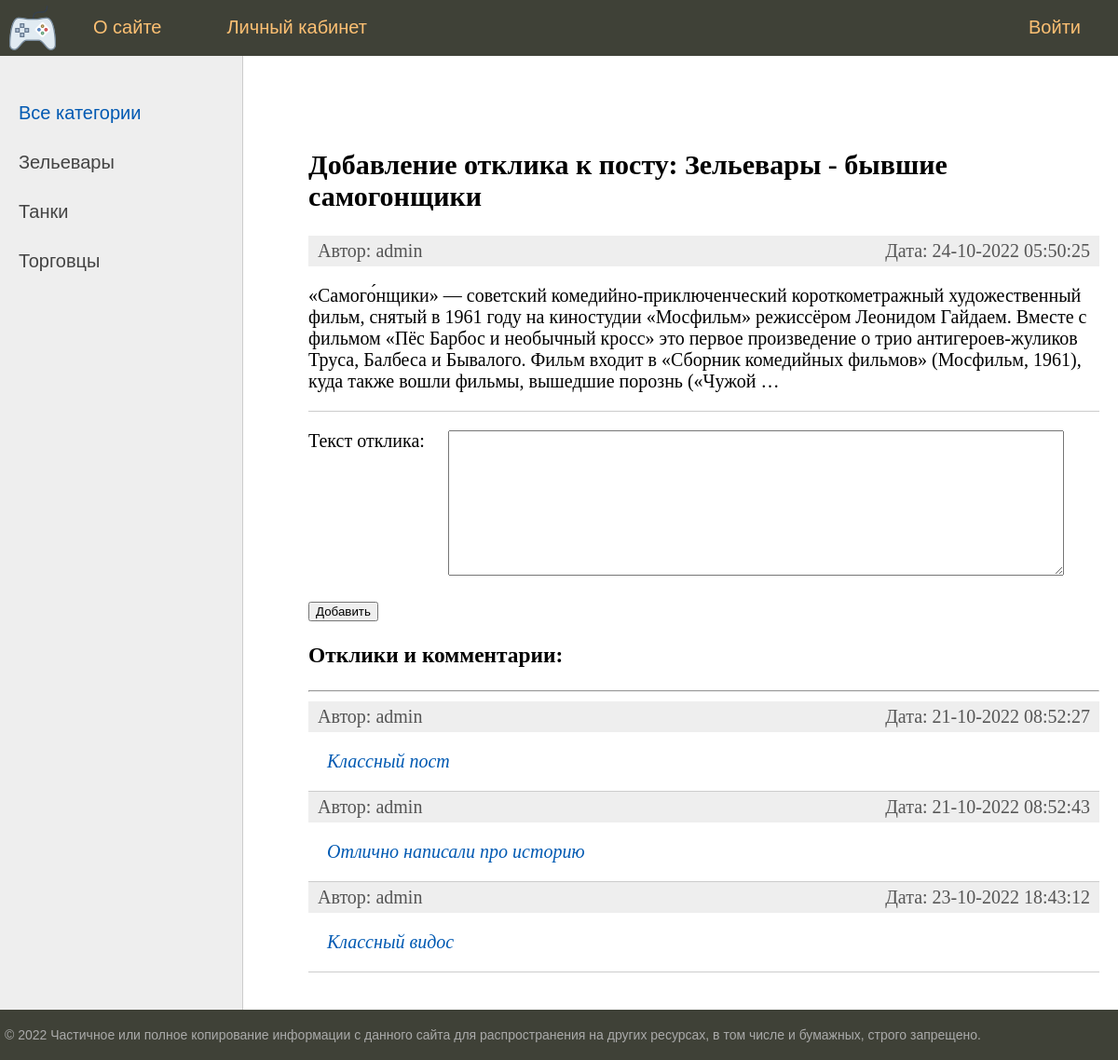
Before: /addreply/zelevary-byvshie-samogonshiki-5/ with the older database file.
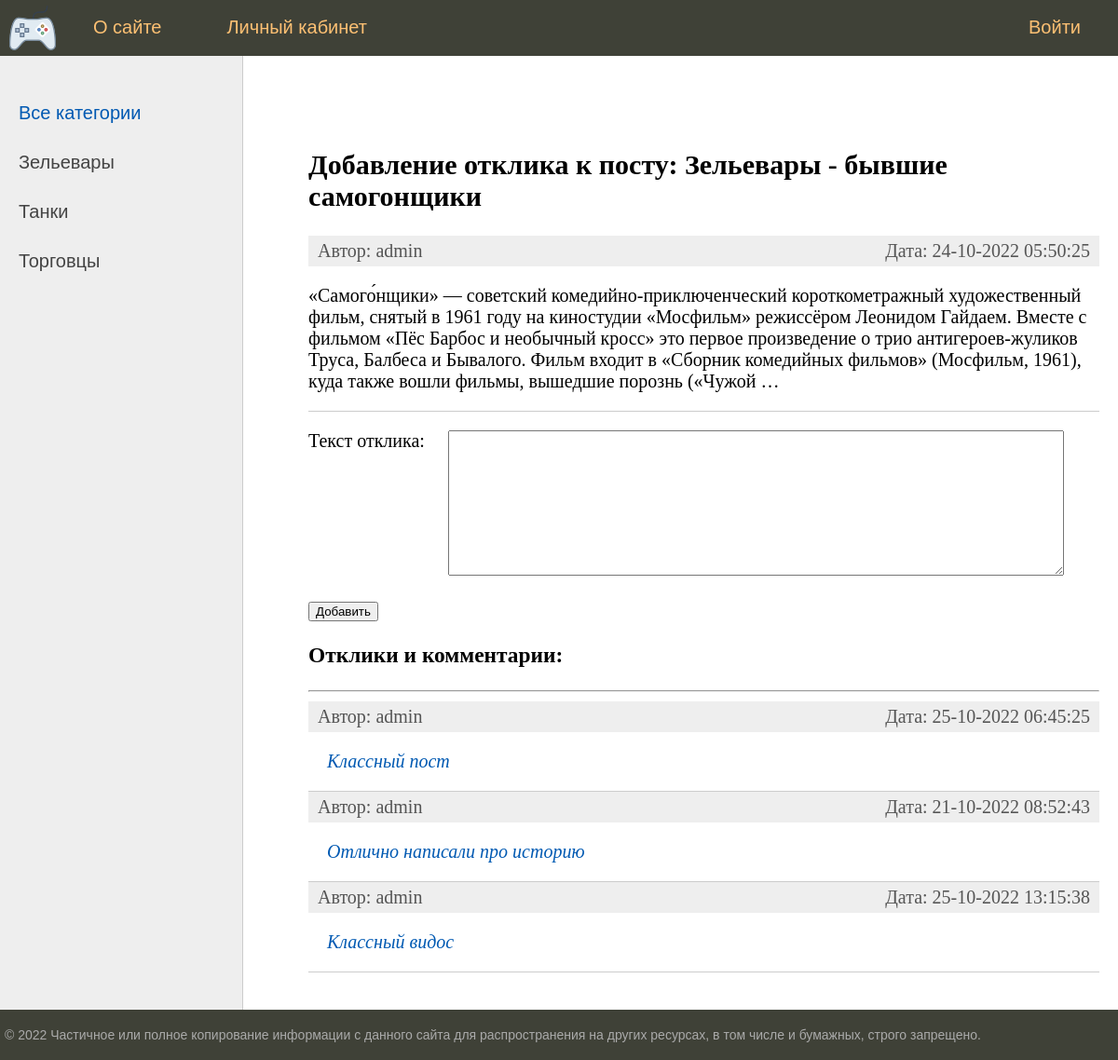
After: the same page with the newer database file.
### bboard/models.py (models this page shows, shortened)
class Reply(models.Model):
    author = models.ForeignKey('Author', on_delete=models.CASCADE, verbose_name="Автор")
    post = models.ForeignKey('Post', on_delete=models.CASCADE, verbose_name="Пост")
    time_create = models.DateTimeField(auto_now_add=True)
    time_update = models.DateTimeField(auto_now=True)
    text = models.TextField(blank=True, verbose_name="Текс")
    is_approved = models.BooleanField(default=False, verbose_name="Разрешено")
    def get_absolute_url(self):
        return reverse('reply', kwargs={'pk': self.pk}) # for view
    class Meta:
        verbose_name = 'Отклик'
        verbose_name_plural = 'Отклики'

class Author(models.Model):
    author_user = models.OneToOneField(
        User,
        on_delete=models.CASCADE,
        verbose_name="Автор",
    )
    one_time_code = models.CharField(max_length=255)
    time_created = models.DateTimeField(auto_now_add=True)
    def __str__(self):
        return f'{self.author_user.username}'
    class Meta:
        verbose_name = 'Автор'
        verbose_name_plural = 'Авторы'

### bboard/views.py (the view, shortened to what this page needs)
# urls.py: path('addreply/<slug:post_slug>/', AddReplyView.as_view(), name='add_reply'),
class AddReplyView(DataMixin, View):
    form_class = AddReplyForm
    template_name = 'bboard/reply_add.html'
    def get(self, request, post_slug, *args, **kwargs):
        form = self.form_class()
        categories = self.get_user_context()['categories']
        menu = self.get_user_context()['menu']
        cat_selected = self.get_user_context()['cat_selected']
        print(post_slug)
        context = {'form': form, 'menu': menu, 'categories': categories, 'cat_selected':cat_selected, 'post_slug': post_slug}
        return render(request, self.template_name, context=context )

### bboard/forms.py
class AddReplyForm(forms.Form):
    text = forms.CharField(widget=forms.Textarea(attrs={'cols': 80, 'rows': 10}), label='Текст отклика')

### bboard/models.py (called while the page is built)
    def get_absolute_url(self):
        return reverse('category', kwargs={'cat_slug': self.slug})

### bboard/templatetags/bboard_tags.py (called while the page is built)
@register.inclusion_tag('bboard/list_replies.html')
def show_replies(sort=None, throught_slug=False, post_id=None):
    if throught_slug:
        post_id = Post.objects.get(slug=post_id).pk
    if post_id is not None:
        if not sort:
            replies = Reply.objects.filter(post=post_id, is_approved=True)
        else:
            replies = Reply.objects.filter(post=post_id, is_approved=True).order_by(sort)
        return {"replies": replies}
    else:
        return {"replies": {}}

@register.inclusion_tag('bboard/show_post.html')
def show_post(slug_post=None):
    if slug_post is not None:
        posts = Post.objects.filter(slug=slug_post, is_published=True)
        return {"posts": posts}
    else:
        return {"posts": {}}

### bboard/templates/bboard/reply_add.html (shortened to what this page needs)
{% extends 'bboard/base.html' %}
{% load crispy_forms_tags %}
{% load bboard_tags %}
{% block content %}
<form action="{% url 'add_reply' post_slug %}" method="post" enctype="multipart/form-data">
    {% show_post slug_post=post_slug %}
    <p><label class="form-label" for="{{ form.text.id_for_label }}">{{form.text.label}}: </label>{{ form.text }}</p>
    <button type="submit">Добавить</button>
</form>
<h3>Отклики и комментарии:</h3>
<hr>
{% show_replies throught_slug=True post_id=post_slug %}
{% endblock %}

### bboard/templates/bboard/list_replies.html
{% if replies %}
	<ul class="list-articles">
		{% for rep in replies %}
			<li>
				<div class="article-panel">
					<p class="first">Автор: {{ rep.author }}</p>
					<p class="last">Дата: {{rep.time_update|date:"d-m-Y H:i:s"}}</p>
				</div>
				<div>
					<p><i><a href="{{ rep.get_absolute_url }}" style="margin-left:20px;">{{rep.text}}</a></i></p>
				</div>
			</li>
		{% endfor %}
	</ul>
{% else %}
		<p>Откликов: 0</p>
{% endif %}

Changed rows visible on the page:
changed Reply "Классный пост": time_update "21-10-2022 08:52:27" → "25-10-2022 06:45:25"
changed Reply "Классный видос": time_update "23-10-2022 18:43:12" → "25-10-2022 13:15:38"
